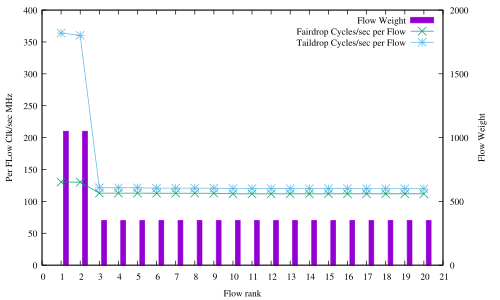

The script that drew this image:
#! xgp flow_pps.dat
# Created the Fri Dec  8 02:30:12 CET 2017 with:
#   ____________________________
#  /                            \
# /        xgp        __________/
# \__________________/.:nonsns:.
#
 
#-------------------------------------
# SHAPES:
# (c)ircle  (t)riangle (i)nv.tri.
#           (d)iamond  (s)quare
# FILLING:
# (f)illed  (o)paque  (e)mpty (default)
#-------------------------------------
   s=4  ; es=s  ; fs=s+1 ; os=s+66
   c=6  ; ec=c  ; fc=c+1 ; oc=os+1
   t=8  ; et=t  ; ft=t+1 ; ot=oc+1
   i=10 ; ei=i  ; fi=i+1 ; oi=ot+1
   d=12 ; ed=d  ; fd=d+1 ; od=oi+1
   p=14 ; ep=p  ; fp=p+1 ; op=od+1
#-------------------------------------
#  e.g.:  
#  empty circles vs filled squares
#  plot "file" u 1:3 w p pt ec, 
#           "" u 1:4 w lp pt fs
#-------------------------------------

#Happy gnuplotting


set out "light_clk.pdf"
set term pdf font "Times,10"
#set pointsize 1.25

set key top righ
#set ylabel "Per flow rate [pps]"
set xlabel "Flow rank"
set xtics 1
set boxwidth 0.25
set style fill solid
set ytics nomirror
set y2tics
set yrange [0:400]
set y2range [0:2000]
#set y2tic 500
#set format y "%.0t^.10^%T"
set ylabel "Per FLow Clk/sec MHz"
set y2label "Flow Weight"
#set ytics 200000
#set yran [1e3:]
#min(a,b)=a<b?a:b

plot \
'FAIRDROP_CPU_RESULTS_1/FAIRDROP_THF_1050/plots/flow_pps.dat'  u ($0+1+0.25):3 t 'Flow Weight'          axes x1y2 with boxes, \
'FAIRDROP_CPU_RESULTS_1/FAIRDROP_THF_1050/plots/flow_pps.dat'  u ($0+1):(($1*$3)/1e6) t 'Fairdrop Cycles/sec per Flow' axes x1y1 with  lp,\
'NOFAIRDROP_CPU_RESULTS/NOFAIRDROP_THF_1050/plots/flow_pps.dat'  u ($0+1):(($1*$3)/1e6) t 'Taildrop Cycles/sec per Flow' axes x1y1 with  lp
#'flow_pps.dat'  u ($0+1):($1*$3) t 'Cycles/sec per Flow'       w  boxes
